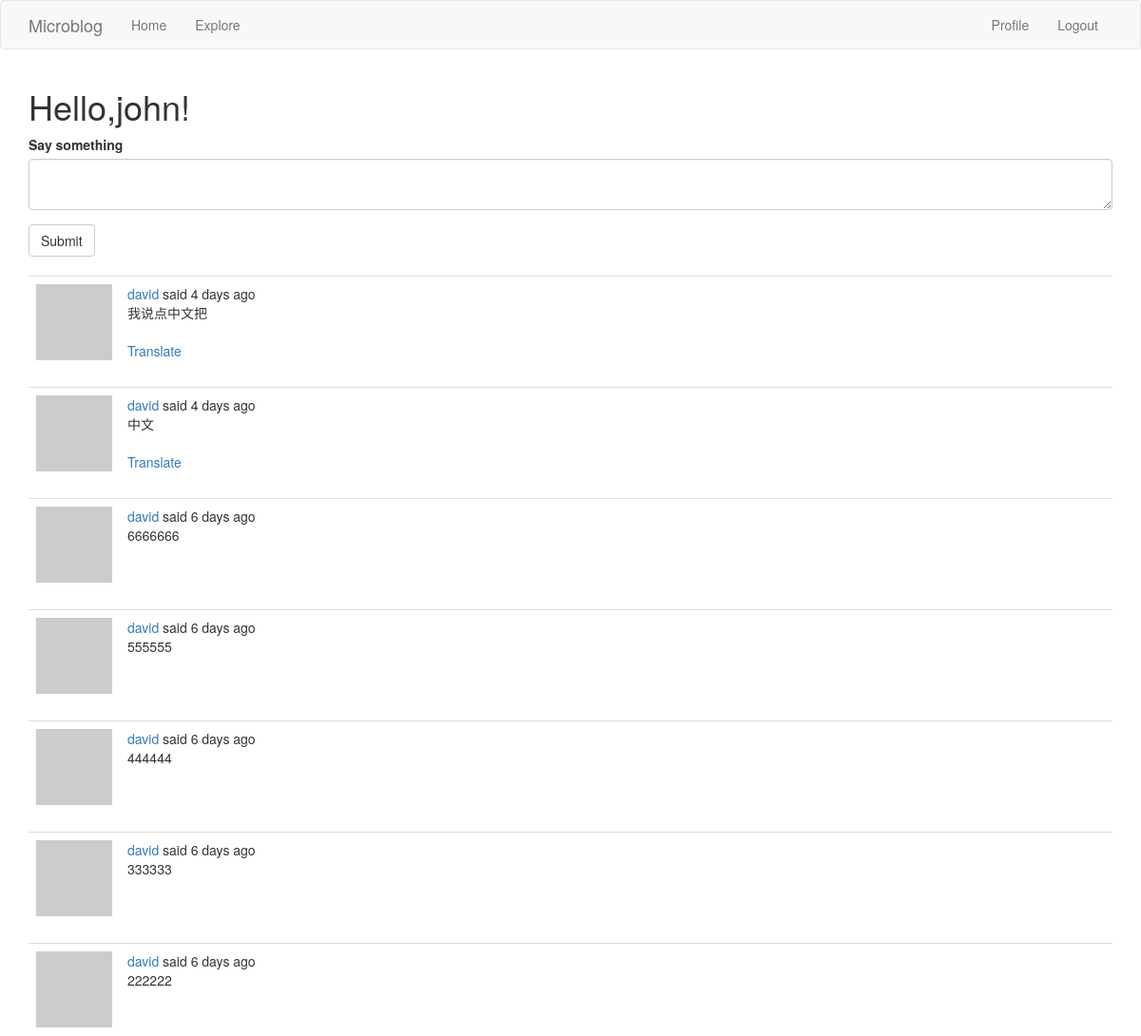
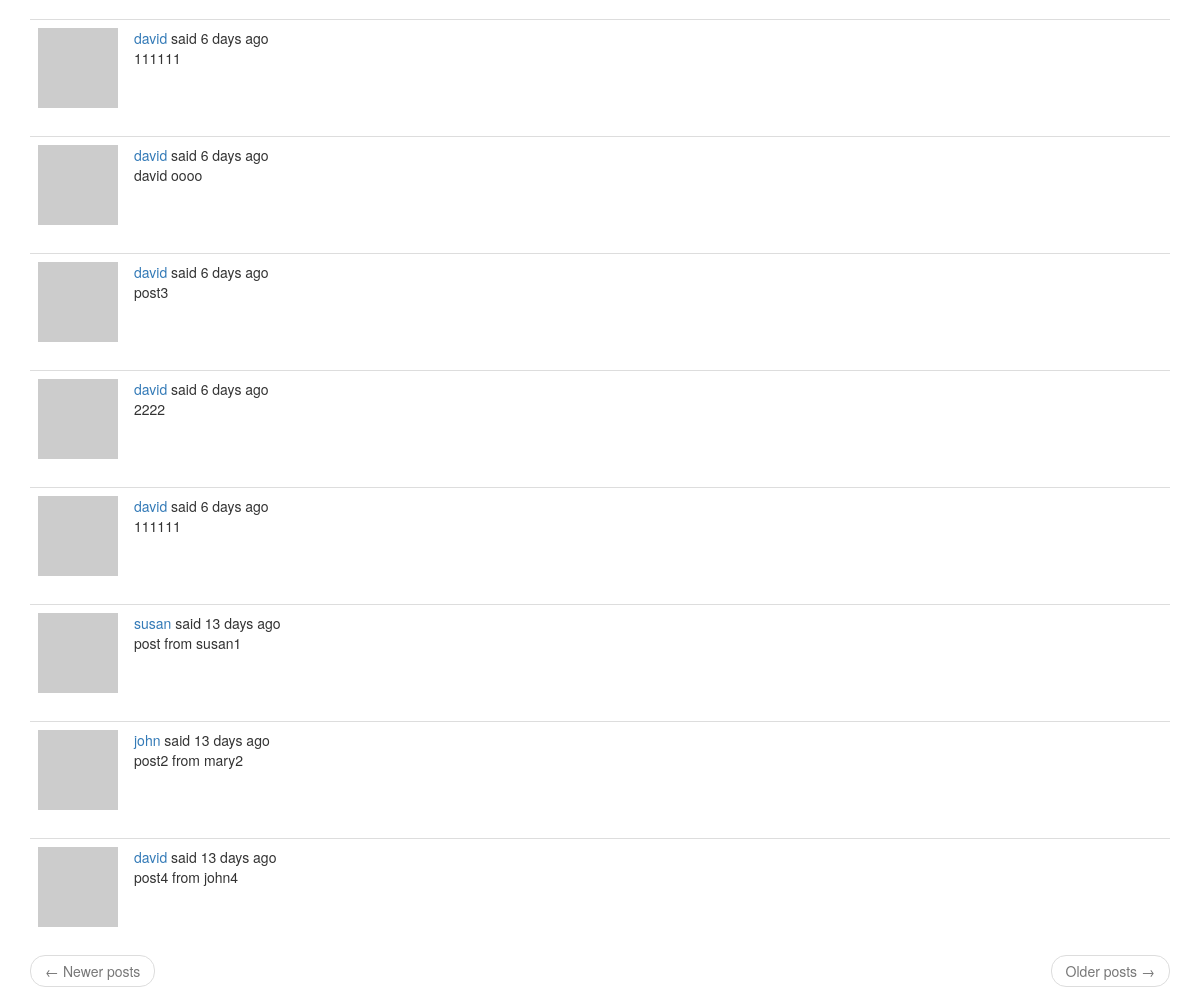
The app's page /index (signed in) with its own data (2 pictures, top to bottom).
### app/models.py (models this page shows, shortened)
class User(UserMixin,db.Model):
	id = db.Column(db.Integer, primary_key=True)
	username = db.Column(db.String(64), index=True, unique=True)
	email = db.Column(db.String(120), index=True, unique=True)
	password_hash = db.Column(db.String(128))
	posts = db.relationship('Post', backref='author', lazy='dynamic')
	about_me = db.Column(db.String(140))
	last_seen = db.Column(db.DateTime,default=datetime.utcnow())
	followed = db.relationship(
		'User',
		secondary=followers,
		primaryjoin=(followers.c.follower_id==id),
		secondaryjoin=(followers.c.followed_id==id),
		backref=db.backref('followers', lazy='dynamic'),
		lazy='dynamic'
		)
	def avatar(self, size):
		digest = md5(self.email.lower().encode('utf-8')).hexdigest()
		return 'https://www.gravatar.com/avatar/{}?d=identicon&s={}'.format(digest, size)
	def followed_posts(self):
		followed = Post.query.join(followers, (followers.c.followed_id == Post.user_id)).filter(followers.c.follower_id == self.id)
		own = Post.query.filter_by(user_id=self.id)
		return followed.union(own).order_by(Post.timestamp.desc())

class Post(db.Model):
	id = db.Column(db.Integer, primary_key=True)
	body = db.Column(db.String(140))
	timestamp = db.Column(db.DateTime, index=True, default=datetime.utcnow)
	user_id = db.Column(db.Integer, db.ForeignKey('user.id'))
	language = db.Column(db.String(5))

### app/routes.py (the view, shortened to what this page needs)
@app.route('/', methods=['GET', 'POST'])
@app.route('/index', methods=['GET', 'POST'])
@login_required
def index():
    form = PostForm()
    page = request.args.get('page', 1, type=int)
    posts = current_user.followed_posts().paginate(page, app.config['POSTS_PER_PAGE'], False)
    next_url = url_for('index', page=posts.next_num) if posts.has_next else None
    prev_url = url_for('index', page=posts.prev_num) if posts.has_prev else None
    return render_template('index.html', title='Home Page', form=form, posts=posts.items, next_url=next_url, prev_url=prev_url)

### app/forms.py
class PostForm(FlaskForm):
	post = TextAreaField('Say something', validators=[DataRequired(), Length(min=1, max=140)])
	submit = SubmitField('Submit')

### app/models.py (called while the page is built)
@login.user_loader
def load_user(id):
	return User.query.get(int(id))

### app/routes.py (called while the page is built)
@app.before_request
def before_request():
    if current_user.is_authenticated:
        current_user.last_seen = datetime.utcnow()
        db.session.commit()
    g.locale = 'zh' if str(get_locale()).startswith('zh') else str(get_locale())

### app/templates/index.html
{% extends "base.html" %}
{% import 'bootstrap/wtf.html' as wtf %}
{% block app_content %}
	<h1>Hello,{{ current_user.username }}!</h1>
	{% if form %}
	{{ wtf.quick_form(form) }}
	<br>
	{% endif %}
	{% for post in posts %}
		{% include '_post.html' %}
	{% endfor %}
	<nav aria-label="...">
		<ul class="pager">
			<li class="previous{% if not prev_url %} disabled{% endif %}">
				<a href="{{ prev_url or '#' }}">
					<span aria-hidden="true">&larr;</span> Newer posts
				</a>
			</li>
			<li class="next{% if not next_url %} disabled{% endif %}">
				<a href="{{ next_url or '#' }}">
					Older posts <span aria-hidden="true">&rarr;</span>
				</a>
			</li>
		</ul>
	</nav>
{% endblock %}

### app/templates/_post.html (shortened to what this page needs)
<table class="table table-hover">
    <tr>
        <td width="70px">
            <a href="{{ url_for('user', username=post.author.username) }}">
                <img src="{{ post.author.avatar(70) }}" />
            </a>
        </td>
        <td>
            {{ _('%(username)s said %(when)s', username=user_link, when=moment(post.timestamp).fromNow()) }}
            <br>
            <span id="post{{ post.id }}">{{ post.body }}</span>
            {% if post.language and post.language != g.locale %}
                <br><br>
                <span id="translation{{ post.id }}">
                    <a href="javascript:translate('#post{{ post.id }}', '#translation{{ post.id }}', '{{ post.language }}', '{{ g.locale }}');">{{ _('Translate') }}</a>
                </span>
            {% endif %}
        </td>
    </tr>
</table>

### records on screen
User: username "john"
Post: body "我说点中文把"
Post: body "中文"
Post: body "6666666"
Post: body "555555"
Post: body "444444"
Post: body "333333"
Post: body "222222"
Post: body "111111"
Post: body "david oooo"
Post: body "post3"
Post: body "2222"
Post: body "111111"
Post: body "post from susan1"
Post: body "post2 from mary2"
Post: body "post4 from john4"
